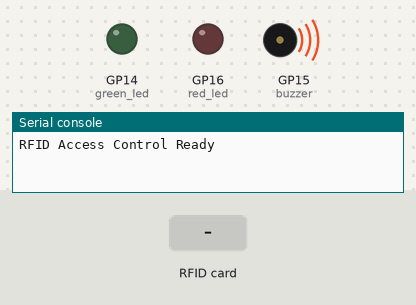
Bench run of a program on a simulated Raspberry Pi Pico running MicroPython. Parts: output pins drawn as LEDs (lit = HIGH), buzzer (waves = sounding, pin HIGH), the last lines printed to the serial console. Inputs (shaded band) come from the test bench. The interpreter's speed is modelled, so counts of loop turns are approximate; library files of the repository ran but are not shown: mfrc522.py; pins used as bus, display or sensor lines are not drawn.

Above: at 1.2 s.
1.3 s: RFID card 77 6A C1 3E held to the reader
At 1.48 s:
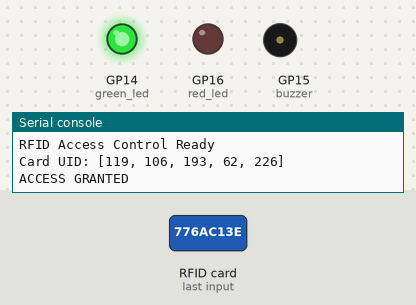
At 2.3 s:
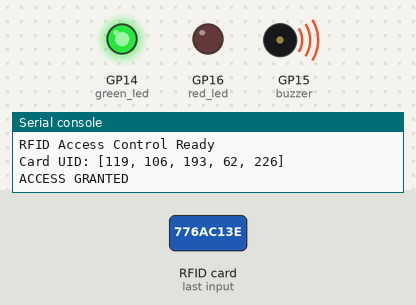
4.0 s: RFID card 5E 7A 19 C4 held to the reader
At 5.3 s:
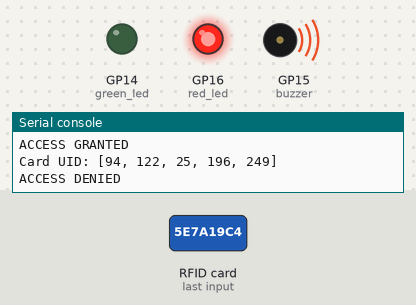
Timing chart, 0 to 7.0 s (numbered marks = the images above; inputs shaded):
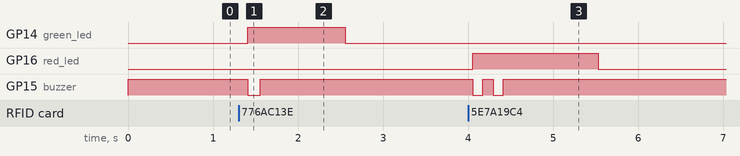

The program:

main.py
```python
from machine import Pin
from time import sleep
from mfrc522 import MFRC522

reader = MFRC522(
    sck=2,
    mosi=3,
    miso=4,
    rst=6,
    cs=5
)

green_led = Pin(14, Pin.OUT)
red_led = Pin(16, Pin.OUT)

buzzer = Pin(15, Pin.OUT)
buzzer.value(1)

green_led.value(0)
red_led.value(0)

AUTHORIZED_UIDS = [
    [119, 106, 193, 62, 226]
]

print("RFID Access Control Ready")

while True:
    status, tag_type = reader.request(reader.REQIDL)

    if status == reader.OK:
        status, uid = reader.anticoll()

        if status == reader.OK:
            print("Card UID:", uid)

            if uid in AUTHORIZED_UIDS:
                print("ACCESS GRANTED")

                green_led.value(1)
                red_led.value(0)

                buzzer.value(0)
                sleep(0.15)
                buzzer.value(1)

            else:
                print("ACCESS DENIED")

                green_led.value(0)
                red_led.value(1)

                for _ in range(2):
                    buzzer.value(0)
                    sleep(0.12)
                    buzzer.value(1)
                    sleep(0.12)


            sleep(1)
            green_led.value(0)
            red_led.value(0)

        sleep(0.5)

    sleep(0.1)
```

Measured:
- after the input at 1.3 s, GP14 (green_led): LOW → HIGH after 0.11 s, → LOW 1.2 s later; GP15 (buzzer): HIGH → LOW after 0.11 s, → HIGH 0.15 s later
- after the input at 4.0 s, GP16 (red_led): LOW → HIGH after 0.05 s, → LOW 1.5 s later; GP15 (buzzer): alternates HIGH for 0.12 s and LOW for 0.12 s, 4 changes in all, then stays HIGH, starting after 0.05 s
